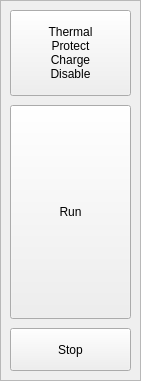
   <widget class="QFrame" name="frame">
    <property name="geometry">
     <rect>
      <x>0</x>
      <y>340</y>
      <width>141</width>
      <height>381</height>
     </rect>
    </property>
    <property name="sizePolicy">
     <sizepolicy hsizetype="Preferred" vsizetype="Preferred">
      <horstretch>0</horstretch>
      <verstretch>0</verstretch>
     </sizepolicy>
    </property>
    <property name="frameShape">
     <enum>QFrame::StyledPanel</enum>
    </property>
    <property name="frameShadow">
     <enum>QFrame::Raised</enum>
    </property>
    <layout class="QVBoxLayout" name="verticalLayout" stretch="4,10,2">
     <property name="spacing">
      <number>9</number>
     </property>
     <property name="sizeConstraint">
      <enum>QLayout::SetDefaultConstraint</enum>
     </property>
     <property name="leftMargin">
      <number>9</number>
     </property>
     <property name="topMargin">
      <number>9</number>
     </property>
     <property name="rightMargin">
      <number>9</number>
     </property>
     <property name="bottomMargin">
      <number>9</number>
     </property>
     <item>
      <widget class="QPushButton" name="therm_charge_dis_button">
       <property name="sizePolicy">
        <sizepolicy hsizetype="Minimum" vsizetype="Preferred">
         <horstretch>0</horstretch>
         <verstretch>0</verstretch>
        </sizepolicy>
       </property>
       <property name="text">
        <string>Thermal
Protect
Charge
Disable</string>
       </property>
      </widget>
     </item>
     <item>
      <widget class="QPushButton" name="run_button">
       <property name="sizePolicy">
        <sizepolicy hsizetype="Minimum" vsizetype="Preferred">
         <horstretch>0</horstretch>
         <verstretch>0</verstretch>
        </sizepolicy>
       </property>
       <property name="text">
        <string>Run</string>
       </property>
      </widget>
     </item>
     <item>
      <widget class="QPushButton" name="stop_button">
       <property name="sizePolicy">
        <sizepolicy hsizetype="Minimum" vsizetype="Preferred">
         <horstretch>0</horstretch>
         <verstretch>0</verstretch>
        </sizepolicy>
       </property>
       <property name="text">
        <string>Stop</string>
       </property>
      </widget>
     </item>
    </layout>
   </widget>
